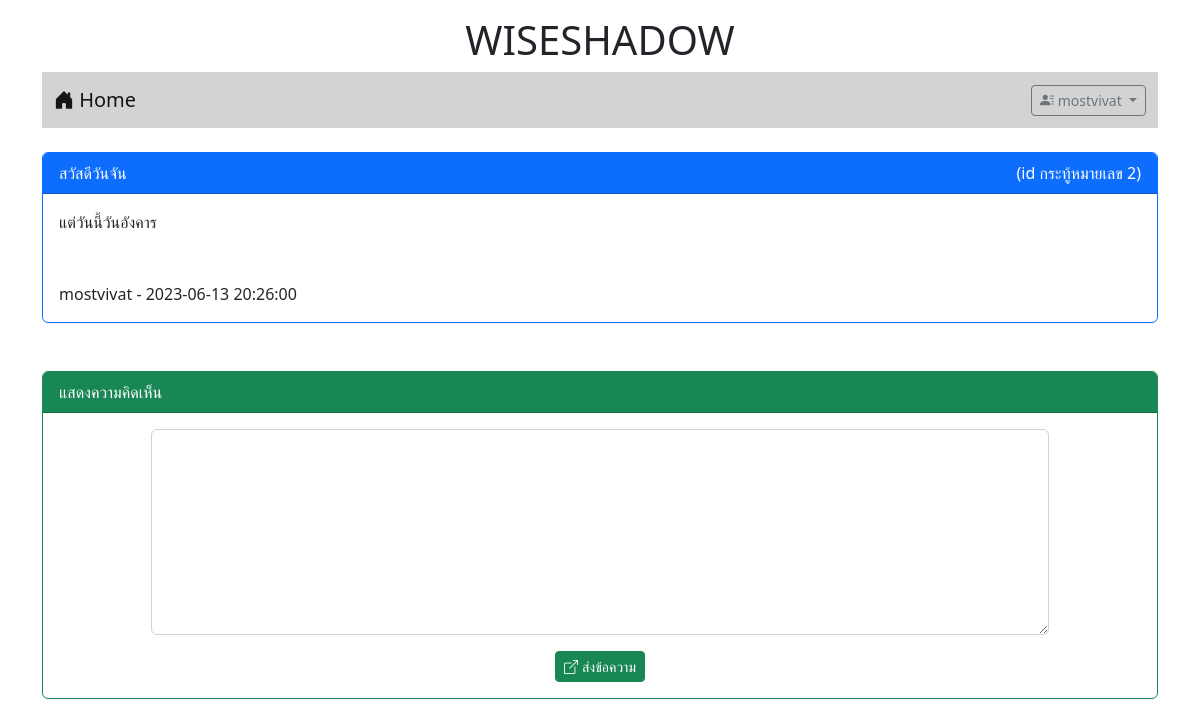
The page /post.php?id=2 (signed in) on the database its author committed.
### tables this page shows
CREATE TABLE `post` (
  `id` int(11) NOT NULL,
  `title` varchar(128) NOT NULL,
  `content` varchar(2048) NOT NULL,
  `post_date` datetime NOT NULL,
  `cat_id` int(11) NOT NULL,
  `user_id` int(11) NOT NULL
);

CREATE TABLE `user` (
  `id` int(11) NOT NULL,
  `login` varchar(32) NOT NULL,
  `password` varchar(64) NOT NULL,
  `name` varchar(64) NOT NULL,
  `gender` char(1) NOT NULL,
  `email` varchar(32) NOT NULL,
  `role` char(1) NOT NULL
);

### Src/post.php (the view, shortened to what this page needs)
<!DOCTYPE html>
<html lang="en">
<head>
    <link rel="stylesheet" href="https://cdn.jsdelivr.net/npm/bootstrap-icons@1.9.1/font/bootstrap-icons.css">
    <link href="https://cdn.jsdelivr.net/npm/bootstrap@5.2.2/dist/css/bootstrap.min.css" rel="stylesheet">
</head>
<body>
    <div class="container">
    <h1 style="text-align: center;" class="mt-3">WISESHADOW</h1>
        <?php include "nav.php" ?>
        <br>
        <div class="card text-dark bg-white border-primary">
            <div class="card-header bg-primary text-white" >
                <?php
                    $id = $_GET["id"];
                    $conn = new PDO("mysql:host=localhost;dbname=webboard;charset=utf8","root","");
                    $sql = "SELECT * FROM post where id=$id";
                    $query = $conn->query($sql);
                    $result = $query->fetch(PDO::FETCH_ASSOC);
                    $title = $result["title"];
                    $content = $result["content"];
                    $post_date = $result["post_date"];
                    echo "<span style='float:right'>(id กระทู้หมายเลข $id)</span>";
                    echo $title;
                ?>
            </div>
            <div class ="card-body">
                <?php
                    $sql = "SELECT u.login FROM user u,post p WHERE u.id = p.user_id and p.id = $id";
                    $query = $conn->query($sql);
                    $result = $query->fetch(PDO::FETCH_ASSOC);
                    $username = $result["login"];
                    echo "$content <BR><BR><BR>";
                    echo "$username - $post_date <BR>";
                ?>
            </div>
        </div>
        <br>
        <br>
        <?php
            if(isset($_SESSION['id'])){
        ?>
        <div class="card text-dark bg-white border-success" >
            <div class="card-header bg-success text-white" >แสดงความคิดเห็น</div>
            <div class ="card-body">
                <form action="post_save.php" method="post">
                    <div class="row mb-3 justify-content-center">
                        <div class="col-lg-10">
                            <textarea name="comment" class="form-control" rows="8"></textarea>
                        </div>
                    </div>
                    <div class="row">
                        <div class="col-lg-12">
                            <center>
                                <button type="submit" class="btn btn-success btn-sm text-white">
                                <i class="bi bi-box-arrow-up-right me-1"></i></i>ส่งข้อความ </button>
                            </center>
                        </div>
                    </div>
                </form>
            </div>
        </div>
        <br>
        <?php
            }
        ?>
    </div>
</body>
</html>

### rows shown on the page
post: title "สวัสดีวันจัน", content "แต่วันนี้วันอังคาร", post_date "2023-06-13 20:26:00"
user: login "mostvivat"

### other values the page prints
$_SESSION["username"] "mostvivat"
$id "2"
